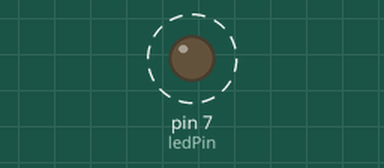
Simulated run of this sketch. Board: Arduino Uno, built with avr-gcc and run on an emulated ATmega328P. On the bench: output pins drawn as LEDs (lit = HIGH). Dashed ring = blinking.

Above: at 0.5 s.
Timing chart, 0 to 4.6 s (numbered marks = the images above):
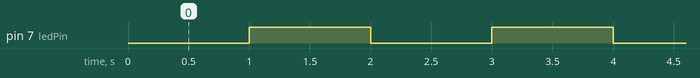

The sketch:

Masfiqun.ino
```cpp
 int ledPin = 7;
unsigned long previousMillis = 0;
const long interval = 1000;

void setup() {
  pinMode(ledPin, OUTPUT);
}

void loop() {
  if (millis() - previousMillis >= interval) {
    previousMillis = millis();
    digitalWrite(ledPin, !digitalRead(ledPin));
  }
}
```

Measured:
- by itself, pin 7 (ledPin): alternates HIGH for 1.0 s and LOW for 1.0 s
